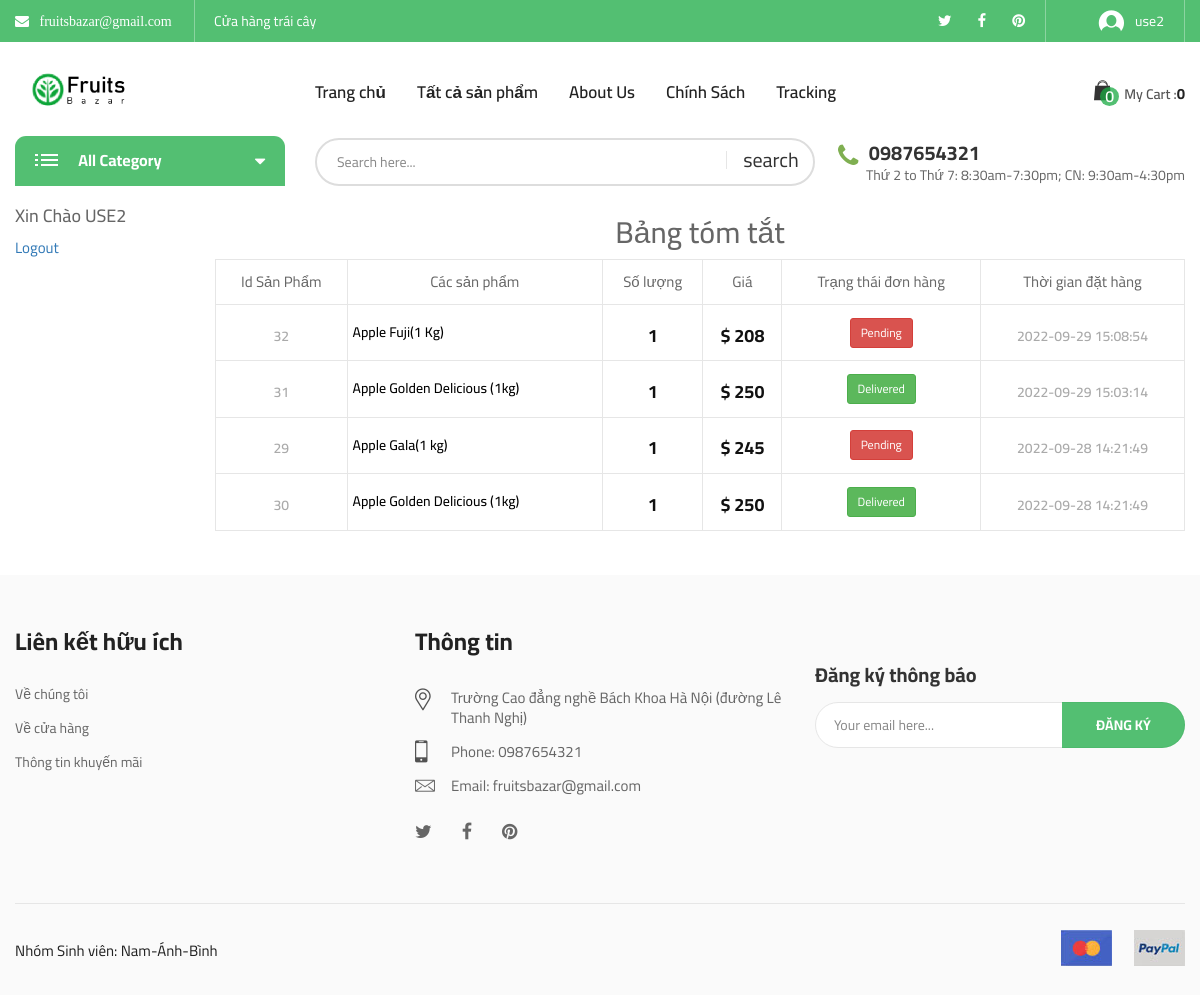
The page /exist_order.php (signed in) on the database its author committed.
### tables this page shows
CREATE TABLE `header_info` (
  `id` int(10) NOT NULL,
  `email` varchar(30) NOT NULL,
  `tweeter` varchar(500) NOT NULL,
  `fb_link` varchar(500) NOT NULL,
  `pinterest` varchar(500) NOT NULL,
  `phone` varchar(20) NOT NULL
);

CREATE TABLE `add_logo` (
  `id` int(10) NOT NULL,
  `img` varchar(200) NOT NULL
);

CREATE TABLE `order_details` (
  `order_id` int(255) NOT NULL,
  `user_id` int(11) NOT NULL,
  `product_name` varchar(255) NOT NULL,
  `pdt_quantity` int(11) NOT NULL,
  `amount` int(11) NOT NULL,
  `uses_coupon` varchar(35) NOT NULL,
  `order_status` int(3) NOT NULL,
  `trans_id` varchar(25) NOT NULL,
  `Shipping_mobile` varchar(20) NOT NULL,
  `shiping` varchar(255) NOT NULL,
  `order_time` timestamp NULL DEFAULT current_timestamp(),
  `order_date` date DEFAULT current_timestamp()
);

### exist_order.php (the view, shortened to what the rows shown need)
<?php
include_once("admin/class/adminback.php");
$obj = new adminback();
if(isset($_SESSION['user_id'])){
        $id = $_SESSION['user_id'];
        $order_query =  $obj->order_details_by_id($id);
}else{
    header("location:user_login.php");
}
?>
<?php
include_once("includes/head.php");
?>
<body class="biolife-body">
    <header id="header" class="header-area style-01 layout-03">
        <?php
        include_once("includes/header_top.php");
        ?>
        <?php
        include_once("includes/header_middle.php");
        ?>
        <?php
        include_once("includes/header_bottom.php");
        ?>
    </header>
    <div class="page-contain">
        <div id="main-content" class="main-content">
            <div class="container">
                <div class="row">
                    <div class="col-md-10">
                        <h2 class="text-center">Bảng tóm tắt</h2>
                                <table class="shop_table cart-form">
                                    <thead>
                                        <tr>
                                            <th class="product-name">Id Sản Phẩm</th>
                                            <th class="product-price">Các sản phẩm</th>
                                            <th class="product-quantity">Số lượng</th>
                                            <th class="product-subtotal">Giá</th>
                                            <th class="product-subtotal">Trạng thái đơn hàng</th>
                                            <th class="product-subtotal">Thời gian đặt hàng</th>
                                        </tr>
                                    </thead>
                                    <tbody>
                                    <?php while($order_info = mysqli_fetch_assoc($order_query)) {?>
                                                <tr class="cart_item">
                                                    <td class="product-thumbnail" data-title="Product Name">
                                                        <a class="prd-thumb" href="single_product.php?status=singleproduct&&id=<?php echo $order_info['order_id']  ?>">
                                                        <div class="price price-contain">
                                                            <span class="price-amount"><?php echo $order_info['order_id'] ?></span>
                                                        </div>
                                                        </a>
                                                    </td>
                                                    <td class="" data-title="Product Name">
                                                        <a class="" href="single_product.php?status=singleproduct&&id=<?php echo $order_info['order_id']  ?>" style="text-decoration: none; color:black" >
                                                        <div class="price price-contain">
                                                            <h5 class="text-left" ><?php echo $order_info['product_name'] ?></h5>
                                                        </div>
                                                        </a>
                                                    </td>
                                                    <td class="product-subtotal" data-title="Total">
                                                        <div class="price price-contain">
                                                            <ins><span class="price-amount"><span class="currencySymbol"></span><?php echo $order_info['pdt_quantity'] ?></span></ins>
                                                        </div>
                                                    </td>
                                                    <td class="product-subtotal" data-title="Total">
                                                        <div class="price price-contain">
                                                            <ins><span class="price-amount"><span class="currencySymbol">$ </span><?php echo $order_info['amount'] ?></span></ins>
                                                        </div>
                                                    </td>
                                                    <td class="product-subtotal" data-title="Total">
                                                        <div class="">
                                                            <span class="price-amount ">
                                                            <?php
                                                            if($order_info['order_status']==0){
                                                                  echo "<p class='btn btn-danger btn-sm'> Pending </p>";
                                                            }elseif($order_info['order_status']==1) {
                                                                echo "<p class='btn btn-warning btn-sm'> Processing </p>";
                                                            }
                                                            elseif($order_info['order_status']==2) {
                                                                echo "<p class='btn btn-success btn-sm'> Delivered </p>";
                                                              }
                                                            ?>
                                                        </span>
                                                        </div>
                                                    </td>
                                                    <td class="product-subtotal" data-title="Total">
                                                        <div class="price price-contain">
                                                          <span class="price-amount"><?php echo $order_info['order_time'] ?></span>
                                                        </div>
                                                    </td>
                                                </tr>
                                       <?php }?>
                                    </tbody>
                                </table>
                    </div>
                </div>
            </div>
        </div>
    </div>
    <br>
    <?php
    include_once("includes/footer.php");
    ?>
</body>
</html>

### includes/header_top.php (shortened to what the rows shown need)
<?php
$obj= new adminback();
    $links = $obj->display_links();
?>
<div class="header-top bg-main hidden-xs">
            <div class="container">
                <div class="top-bar left">
                    <ul class="horizontal-menu">
                        <?php
                        while( $link = mysqli_fetch_assoc($links)){?>
                        <li>
                            <a class="fa fa-envelope" href="" > &nbsp;
                           <?php  echo $link['email'];  ?>
                          </a></li>
                        <li><a href="#">Cửa hàng trái cây</a></li>
                    </ul>
                </div>
                <div class="top-bar right">
                    <ul class="social-list">
                        <li><a href="#<?php  echo $link['tweeter'];  ?>"><i class="fa fa-twitter" aria-hidden="true"></i></a></li>
                        <li><a href="#<?php  echo $link['fb_link'];  ?>"><i class="fa fa-facebook" aria-hidden="true"></i></a></li>
                        <li><a href="#<?php  echo $link['pinterest'];  ?>"><i class="fa fa-pinterest" aria-hidden="true"></i></a></li>
                               <?php } ?>
                    </ul>
                </div>
            </div>
        </div>

### includes/header_middle.php (shortened to what the rows shown need)
<?php
    $obj=new adminback();
   $logo_info = $obj->display_logo();
?>
<div class="header-middle biolife-sticky-object ">
    <div class="container">
        <div class="row">
            <div class="col-lg-3 col-md-2 col-md-6 col-xs-6">
                <a href="index.php" class="biolife-logo">
    <?php while($logo = mysqli_fetch_assoc( $logo_info)) {
        ?>
                    <img src="admin/uploads/<?php echo $logo['img']; ?>" alt="biolife logo" width="135" height="36">
                </a>
            <?php } ?>
            </div>
        </div>
    </div>
</div>

### includes/header_bottom.php (shortened to what the rows shown need)
<?php
$obj = new adminback();
$links = $obj->display_links();
$link = mysqli_fetch_assoc($links);
?>
<div class="header-bottom hidden-sm hidden-xs">
    <div class="container">
        <div class="row">
            <div class="col-lg-9 col-md-8 padding-top-2px">
                <div class="live-info">
                    <p class="telephone"><i class="fa fa-phone" aria-hidden="true"></i><b class="phone-number"> <?php echo $link['phone'] ?> </b></p>
                </div>
            </div>
        </div>
    </div>
</div>

### includes/footer.php (shortened to what the rows shown need)
<?php
$obj= new adminback();
    $links = $obj->display_links();
    $link = mysqli_fetch_assoc($links);
?>
<footer id="footer" class="footer layout-03">
        <div class="footer-content background-footer-03">
            <div class="container">
                <div class="row">
                    <div class="col-lg-4 col-md-4 col-sm-6 md-margin-top-5px sm-margin-top-50px xs-margin-top-40px">
                        <section class="footer-item">
                            <div class="contact-info-block footer-layout xs-padding-top-10px">
                                <ul class="contact-lines">
                                    <li>
                                        <p class="info-item">
                                            <i class="biolife-icon icon-phone"></i>
                                            <b class="desc">Phone: <?php echo $link['phone'] ?></b>
                                        </p>
                                    </li>
                                    <li>
                                        <p class="info-item">
                                            <i class="biolife-icon icon-letter"></i>
                                            <b class="desc">Email:  <?php echo $link['email'] ?></b>
                                        </p>
                                    </li>
                                </ul>
                            </div>
                        </section>
                    </div>
                </div>
            </div>
        </div>
    </footer>

### rows shown on the page
header_info: email "fruitsbazar@gmail.com", phone "0987654321"
add_logo: img (picture)
order_details: order_id "32", product_name "Apple Fuji(1 Kg)", pdt_quantity "1", amount "208", order_status "Pending", order_time "2022-09-29 15:08:54"
order_details: order_id "31", product_name "Apple Golden Delicious (1kg)", pdt_quantity "1", amount "250", order_status "Delivered", order_time "2022-09-29 15:03:14"
order_details: order_id "29", product_name "Apple Gala(1 kg)", pdt_quantity "1", amount "245", order_status "Pending", order_time "2022-09-28 14:21:49"
order_details: order_id "30", product_name "Apple Golden Delicious (1kg)", pdt_quantity "1", amount "250", order_status "Delivered", order_time "2022-09-28 14:21:49"

### other values the page prints
$_SESSION['username'] "use2"
$username "USE2"
